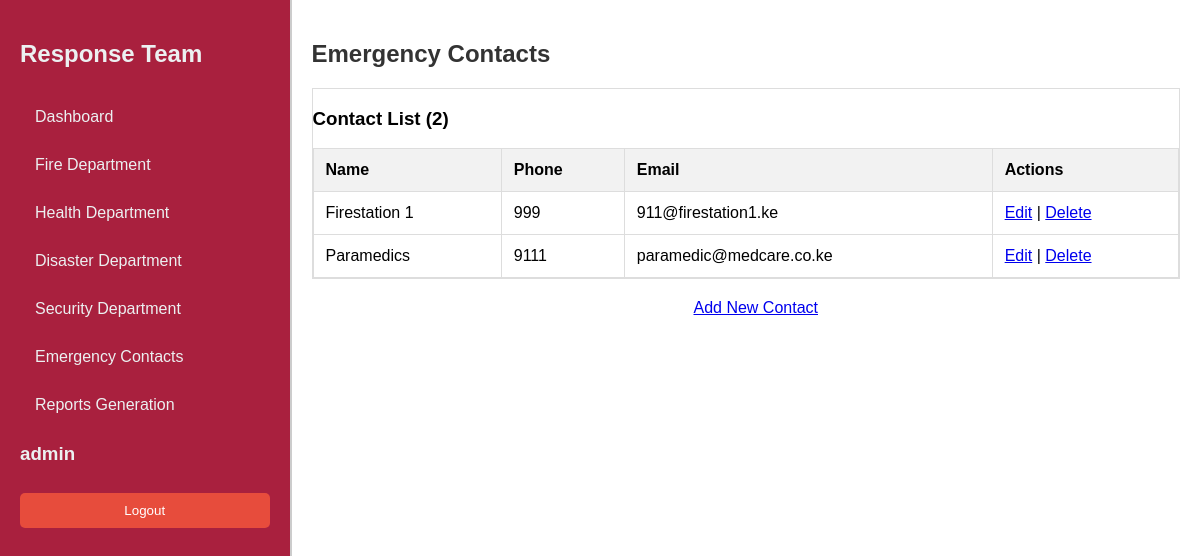
/response-team/emergency-contacts/ (signed in), run on the app's committed database.
### sos/models.py (models this page shows, shortened)
class EmergencyContacts(models.Model):
    name = models.CharField(max_length=200)
    phone = models.CharField(max_length=20)
    email = models.EmailField(max_length=200)
    emergency_type = models.ForeignKey(EmergencyType, on_delete=models.CASCADE)  # Changed field name

### responseTeam/views.py (the view)
# urls.py: path('emergency-contacts/', views.emergency_contacts_list, name='emergency_contacts_list'),
@staff_member_required
def emergency_contacts_list(request):
    contacts = EmergencyContacts.objects.all()
    return render(request, 'emergency_contact/contact_list.html', {'contacts': contacts})

### responseTeam/views.py (called while the page is built)
def staff_member_required(view_func):
    decorated_view_func = user_passes_test(lambda u: u.is_staff)(view_func)
    return decorated_view_func

### responseTeam/templates/emergency_contact/contact_list.html
{% extends 'dashboard.html' %}
{% block content %}
<h2>Emergency Contacts</h2>
<div class="table-container">
    <h3>Contact List ({{ contacts.count }})</h3>
    <table id="contactTable">
        <thead>
            <tr>
                <th><strong>Name</strong></th>
                <th><strong>Phone</strong></th>
                <th><strong>Email</strong></th>
                <th><strong>Actions</strong></th>
            </tr>
        </thead>
        <tbody>
            {% for contact in contacts %}
            <tr>
                <td>{{ contact.name }}</td>
                <td>{{ contact.phone }}</td>
                <td>{{ contact.email }}</td>
                <td>
                    <a href="{% url 'emergency_contacts_update' contact.pk %}">Edit</a> |
                    <a href="{% url 'emergency_contacts_delete' contact.pk %}">Delete</a>
                </td>
            </tr>
            {% empty %}
            <tr>
                <td colspan="5">No contacts available.</td>
            </tr>
            {% endfor %}
        </tbody>
    </table>
</div>
<div class="search-container">
    <a href="{% url 'emergency_contacts_create' %}" class="form-btn">Add New Contact</a>
</div>
{% endblock %}

### responseTeam/templates/components/staff_aside.html (shortened to what this page needs)
<aside class="sidebar">
    <h2 class='title'><a href='/' class="sidebar-title">
        Response Team</a></h2>
    <ul class="sidebar-menu">
        <li class="sidebar-item">
            <a href='/response-team/' class="sidebar-link">Dashboard</a>
        </li>
        <li class="sidebar-item">
            <a href='/response-team/fire/' class="sidebar-link">Fire Department</a>
        </li>
        <li class="sidebar-item">
            <a href='/response-team/health/' class="sidebar-link">Health Department</a>
        </li>
        <li class="sidebar-item">
            <a href='/response-team/disaster/' class="sidebar-link">Disaster Department</a>
        </li>
        <li class="sidebar-item">
            <a href='/response-team/security/' class="sidebar-link">Security Department</a>
        </li>
        <li class="sidebar-item">
            <a href="{%url 'emergency_contacts_list'%}" class="sidebar-link">Emergency Contacts</a>
        </li>
        <li class="sidebar-item">
            <a href="{%url 'all_reports-overview'%}" class="sidebar-link">Reports Generation</a>
        </li>
        {% if user.is_authenticated %}
            <h3>{{user.username}}</h3>
            <form method="post" action="{% url 'logout' %}">
                <button type="submit" class="logout-button">Logout</button>
            </form>
            {% else %}
            <a href="/accounts/login" class="login" style='text-decoration:none; color:white;'>Login</a>
            {% endif %}
    </ul>
</aside>

### responseTeam/templates/dashboard.html (style rules this page uses)
html, body { height: 100%; width: 100%; margin: 0; padding: 0; }
body { font-family: "Arial", sans-serif; background-color: #f4f7fa; position: relative; }
h2 { color: #333; margin-top: 20px; }
.table-container { max-height: 400px; overflow-y: auto; overflow-x: hidden; border: 1px solid #ddd; margin: 20px 0; }
table { width: 100%; border-collapse: collapse; margin: 0; }
th, td { padding: 12px; text-align: left; border: 1px solid #ddd; }
th { background-color: #f2f2f2; font-weight: bold; }
.form-btn { margin-left: 20px; }
button { background-color: #dc3545; color: white; border: none; padding: 10px 15px; border-radius: 5px; cursor: pointer; transition: background-color 0.3s; }
.search-container { display: flex; justify-content: center; margin: 20px 0; }

### responseTeam/templates/components/staff_aside.html (style rules this page uses)
.sidebar { background-color: #a9203e; color: #ecf0f1; padding: 20px; height: 100%; display: flex; flex-direction: column; }
.sidebar-title { font-size: 24px; font-weight: bold; color: #ecf0f1; text-decoration: none; margin-bottom: 20px; text-align: center; }
.sidebar-menu { list-style: none; padding: 0; margin: 0; }
.sidebar-item { margin: 10px 0; }
.sidebar-link { color: #ecf0f1; text-decoration: none; padding: 10px 15px; display: block; border-radius: 5px; transition: background-color 0.3s; }
.logout-button { background-color: #e74c3c; color: white; border: none; padding: 10px 15px; border-radius: 5px; cursor: pointer; width: 100%; margin-top: 10px; transition: background-color 0.3s; }

### data on the page
EmergencyContacts: name "Firestation 1", phone "999", email "911@firestation1.ke"
EmergencyContacts: name "Paramedics", phone "9111", email "paramedic@medcare.co.ke"

### other printed values
{{ user.username }} "admin"
{{ contacts.count }} "2"
